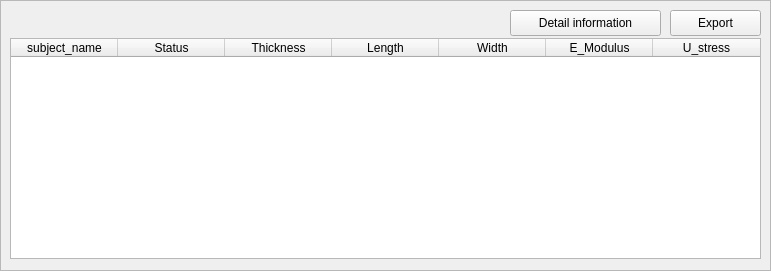
   <widget class="QFrame" name="frame_4">
    <property name="geometry">
     <rect>
      <x>670</x>
      <y>10</y>
      <width>771</width>
      <height>271</height>
     </rect>
    </property>
    <property name="frameShape">
     <enum>QFrame::StyledPanel</enum>
    </property>
    <property name="frameShadow">
     <enum>QFrame::Plain</enum>
    </property>
    <widget class="QTableWidget" name="table_exp_info">
     <property name="geometry">
      <rect>
       <x>10</x>
       <y>38</y>
       <width>751</width>
       <height>221</height>
      </rect>
     </property>
     <property name="horizontalScrollBarPolicy">
      <enum>Qt::ScrollBarAlwaysOff</enum>
     </property>
     <attribute name="horizontalHeaderCascadingSectionResizes">
      <bool>true</bool>
     </attribute>
     <attribute name="horizontalHeaderDefaultSectionSize">
      <number>107</number>
     </attribute>
     <attribute name="horizontalHeaderMinimumSectionSize">
      <number>61</number>
     </attribute>
     <column>
      <property name="text">
       <string>subject_name</string>
      </property>
     </column>
     <column>
      <property name="text">
       <string>Status</string>
      </property>
     </column>
     <column>
      <property name="text">
       <string>Thickness</string>
      </property>
     </column>
     <column>
      <property name="text">
       <string>Length</string>
      </property>
     </column>
     <column>
      <property name="text">
       <string>Width</string>
      </property>
     </column>
     <column>
      <property name="text">
       <string>E_Modulus</string>
      </property>
     </column>
     <column>
      <property name="text">
       <string>U_stress</string>
      </property>
     </column>
    </widget>
    <widget class="QPushButton" name="btn_exp_export">
     <property name="geometry">
      <rect>
       <x>670</x>
       <y>10</y>
       <width>91</width>
       <height>26</height>
      </rect>
     </property>
     <property name="text">
      <string>Export</string>
     </property>
    </widget>
    <widget class="QPushButton" name="btn_exp_detail">
     <property name="geometry">
      <rect>
       <x>510</x>
       <y>10</y>
       <width>151</width>
       <height>26</height>
      </rect>
     </property>
     <property name="text">
      <string>Detail information</string>
     </property>
    </widget>
   </widget>
